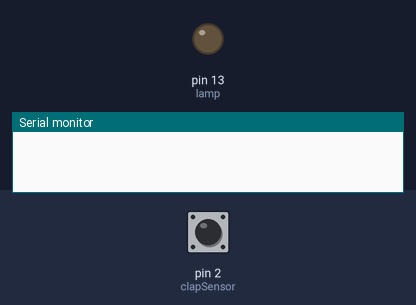
A sketch run on a simulated Arduino Uno, built with avr-gcc and run on an emulated ATmega328P. Shown: output pins drawn as LEDs (lit = HIGH), the last lines printed to the serial monitor. Inputs (shaded band) come from the test bench; at power-on: pin 2 (clapSensor) HIGH.

Above: at 1.2 s.
1.3 s: pin 2 (clapSensor) driven LOW
2.8 s: pin 2 (clapSensor) driven HIGH
4.3 s: pin 2 (clapSensor) pulsed LOW 2 times (0.12 s each, 0.3 s apart)
At 4.9 s:
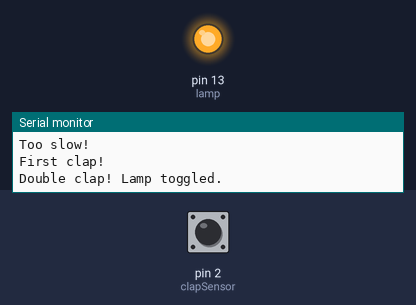
Timing chart, 0 to 7.3 s (numbered marks = the images above; inputs shaded):
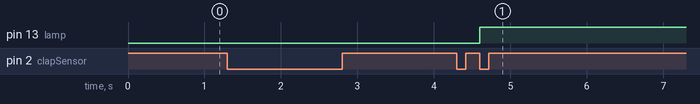

The sketch:

sketch_oct5a.ino
```cpp
const int clapSensor = 2;
const int lamp = 13;

bool lampState = false;

int clapCount = 0;

unsigned long firstClapTime = 0;

const unsigned long clapWindow = 800;

void setup() {

  pinMode(clapSensor, INPUT_PULLUP);

  pinMode(lamp, OUTPUT);

  digitalWrite(lamp, LOW);

  Serial.begin(9600);
}

void loop() {

  // Button pressed = clap detected
  if (digitalRead(clapSensor) == LOW) {

    if (clapCount == 0) {

      clapCount = 1;
      firstClapTime = millis();

      Serial.println("First clap!");

    }

    else if (clapCount == 1) {

      if (millis() - firstClapTime <= clapWindow) {

        clapCount = 0;

        lampState = !lampState;

        digitalWrite(lamp, lampState);

        Serial.println("Double clap! Lamp toggled.");

        delay(300);
      }
    }

    // Wait until button is released
    while (digitalRead(clapSensor) == LOW) {
      delay(10);
    }
  }

  // Reset if second clap takes too long
  if (clapCount == 1 &&
      millis() - firstClapTime > clapWindow) {

    clapCount = 0;

    Serial.println("Too slow!");
  }
}
```

Measured:
- after the input at 4.3 s, pin 13 (lamp): LOW → HIGH after 0.30 s
